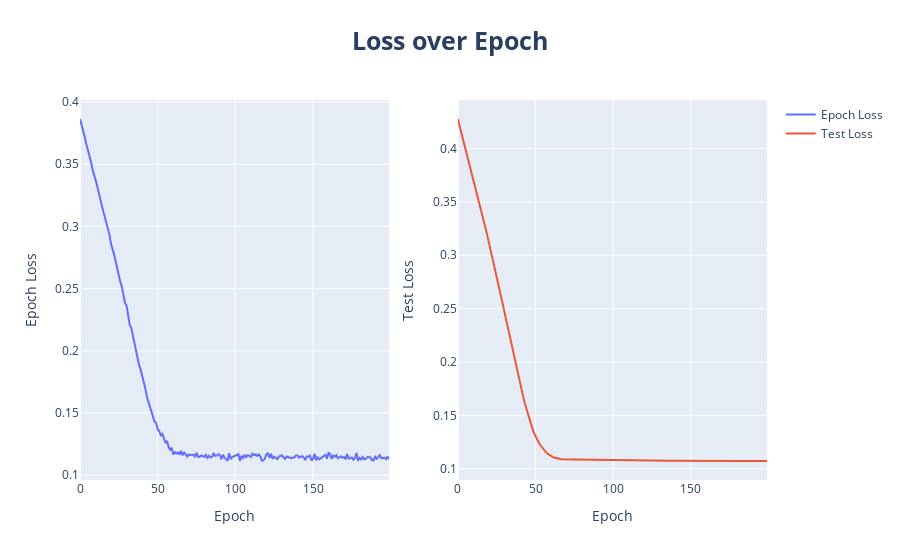

Write notebook code for a chart like this one.
### Code cell
# Create a subplot with 1 row and 2 columns
fig = make_subplots(rows=1, cols=2)

# Add the line chart to both subplots
fig.add_trace(
    go.Scatter(
        x=ep_data.index, y=ep_data["Epoch Loss"], mode="lines", name="Epoch Loss"
    ),
    row=1,
    col=1,
)
fig.add_trace(
    go.Scatter(
        x=test_data.index, y=test_data["Test Loss"], mode="lines", name="Test Loss"
    ),
    row=1,
    col=2,
)

# Update axis labels
fig.update_xaxes(title_text="Epoch", row=1, col=1)
fig.update_xaxes(title_text="Epoch", row=1, col=2)
fig.update_yaxes(title_text="Epoch Loss", row=1, col=1)
fig.update_yaxes(title_text="Test Loss", row=1, col=2)

# Set subplot layout
fig.update_layout(
    title="Loss over Epoch",
    title_x=0.5,
    title_font=dict(size=25, weight="bold"),
    showlegend=True,
)

# Show the plot
fig.show()

### Figure 1 — Plotly figure (JSON) as saved in the notebook; plotly's stock layout.template omitted (floating-point values rounded to 4 significant figures; data arrays with more than 128 entries replaced by an {"elided": "..."} marker saying what was removed)
{"data": [{"mode": "lines", "name": "Epoch Loss", "type": "scatter", "x": {"elided": "200 int values"}, "xaxis": "x", "y": {"elided": "200 float values"}, "yaxis": "y"}, {"mode": "lines", "name": "Test Loss", "type": "scatter", "x": {"elided": "200 int values"}, "xaxis": "x2", "y": {"elided": "200 float values"}, "yaxis": "y2"}], "layout": {"showlegend": true, "title": {"font": {"size": 25, "weight": "bold"}, "text": "Loss over Epoch", "x": 0.5}, "xaxis": {"anchor": "y", "domain": [0, 0.45], "title": {"text": "Epoch"}}, "xaxis2": {"anchor": "y2", "domain": [0.55, 1], "title": {"text": "Epoch"}}, "yaxis": {"anchor": "x", "domain": [0, 1], "title": {"text": "Epoch Loss"}}, "yaxis2": {"anchor": "x2", "domain": [0, 1], "title": {"text": "Test Loss"}}}}
